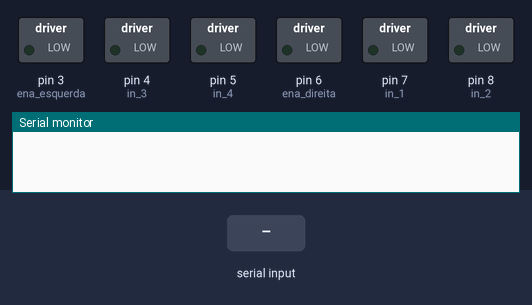
The program below on a simulated Arduino Uno, built with avr-gcc and run on an emulated ATmega328P. Shown: switched loads named in the program (green lamp = pin HIGH), the last lines printed to the serial monitor. Inputs (shaded band) come from the test bench.

Above: at 1.2 s.
1.3 s: "R\n" received over the second serial link
At 2.5 s:
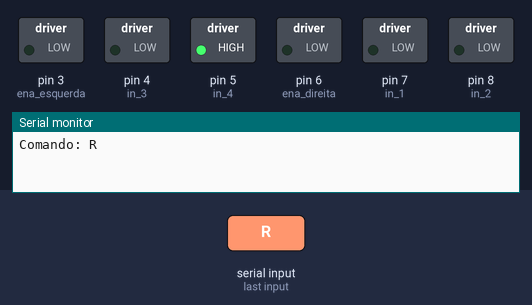
2.8 s: "L\n" received over the second serial link
At 3.8 s:
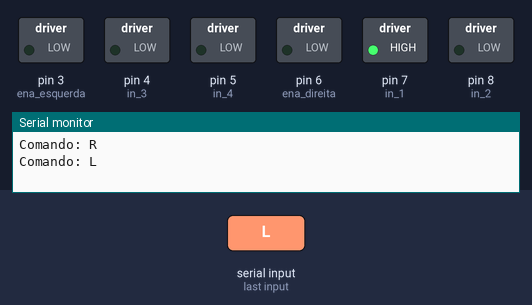
4.3 s: "F\n" received over the second serial link
At 5.0 s:
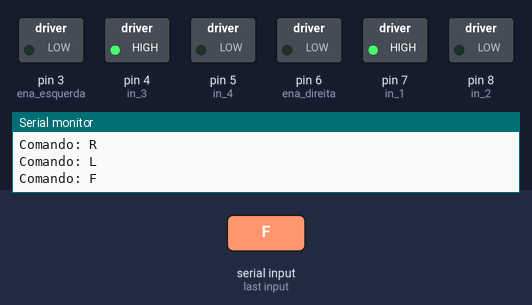
5.8 s: "B\n" received over the second serial link
At 6.1 s:
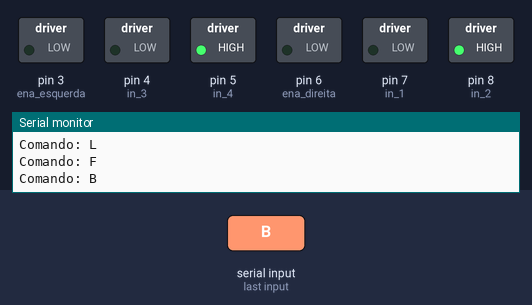
7.3 s: "1\n" received over the second serial link
At 8.5 s:
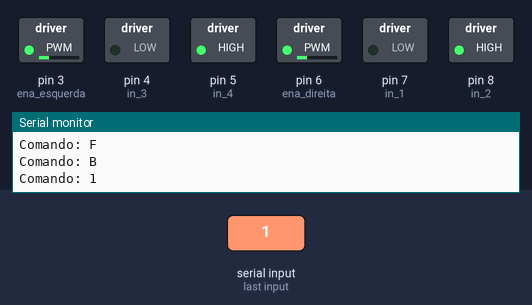
8.8 s: "S\n" received over the second serial link
At 9.6 s:
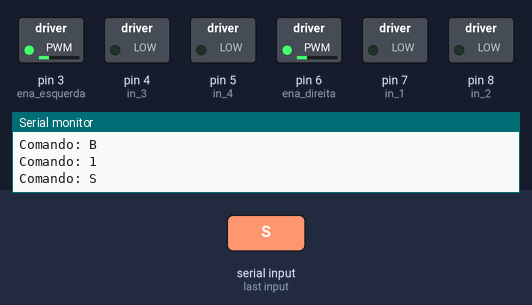
Timing chart, 0 to 11.3 s (numbered marks = the images above; inputs shaded):
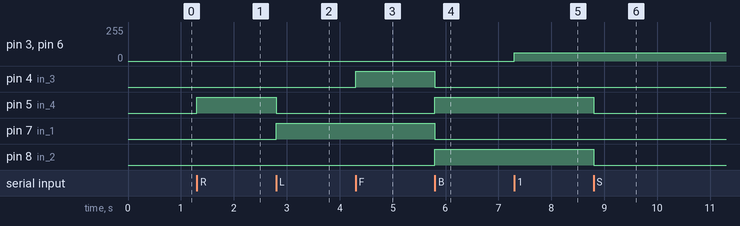

The program:

main.cpp
```cpp
#include <Arduino.h>
#include <SoftwareSerial.h>

// -----------------------------------------------------------
// Configuração dos pinos do robô
// -----------------------------------------------------------

// Motor da esquerda
const int ena_esquerda =
    3;              // Pino ENABLE do motor esquerdo (controle da velocidade)
const int in_3 = 4; // Entrada 3 do driver do motor esquerdo
const int in_4 = 5; // Entrada 4 do driver do motor esquerdo

// Motor da direita
const int ena_direita =
    6;              // Pino ENABLE do motor direito (controle da velocidade)
const int in_1 = 7; // Entrada 1 do driver do motor direito
const int in_2 = 8; // Entrada 2 do driver do motor direito

// Pinos do módulo Bluetooth
const int bt_tx = 11; // Pino TX (transmite dados para o Arduino)
const int bt_rx = 10; // Pino RX (recebe dados do Arduino)

// -----------------------------------------------------------
// Objetos e variáveis globais
// -----------------------------------------------------------

// Cria uma comunicação serial em software para trocar dados com o módulo HC-05
// Formato: SoftwareSerial(rx, tx)
SoftwareSerial SerialBT(bt_tx, bt_rx);

// Velocidade inicial do robô. 255 é o valor máximo do PWM.
// 255/4 = 63, que é aproximadamente 25% da velocidade máxima.
int velocidade = 255 / 4;

// -----------------------------------------------------------
// Protótipos das funções
// -----------------------------------------------------------
// Essas funções serão definidas depois no código e podem ser chamadas antes.
inline void setarVelocidade(int velocidade);
inline void andarParaFrente();
inline void andarParaTras();
inline void paraDireita();
inline void paraEsquerda();
inline void parar();

// -----------------------------------------------------------
// Função setup: executa uma vez quando o Arduino liga
// -----------------------------------------------------------
void setup() {
  SerialBT.begin(9600);     // Inicia a comunicação Bluetooth em 9600 bps
  SerialBT.setTimeout(100); // Timeout curto para leituras seriais

  Serial.begin(9600);
  // Configura os pinos dos motores como saídas digitais
  pinMode(ena_esquerda, OUTPUT);
  pinMode(in_3, OUTPUT);
  pinMode(in_4, OUTPUT);

  pinMode(ena_direita, OUTPUT);
  pinMode(in_1, OUTPUT);
  pinMode(in_2, OUTPUT);
}

// -----------------------------------------------------------
// Função loop: fica repetindo infinitamente enquanto o Arduino está ligado
// -----------------------------------------------------------
void loop() {
  // Verifica se chegou algum dado pelo Bluetooth
  if (SerialBT.available() > 0) {
    // Lê a mensagem completa até o final da linha (\n)
    String linha = SerialBT.readStringUntil('\n');
    linha.trim(); // Remove espaços, \r e caracteres residuais

    // Se a mensagem não estiver vazia, processa o primeiro caractere
    if (linha.length() > 0) {
      char comando = linha[0];
      Serial.print("Comando: ");
      Serial.println(comando);

      // Decide o que fazer conforme o comando recebido
      switch (comando) {
      case 'R': // Comando para virar para a direita
        paraDireita();
        break;

      case 'L': // Comando para virar para a esquerda
        paraEsquerda();
        break;

      case 'F': // Comando para andar para frente
        andarParaFrente();
        break;

      case 'B': // Comando para andar para trás
        andarParaTras();
        break;

      case 'S': // Comando para parar o robô
        parar();
        break;

      case '1': // Velocidade 1: 25% da máxima
        setarVelocidade(255 / 4);
        break;

      case '2': // Velocidade 2: aproximadamente 33% da máxima
        setarVelocidade(255 / 3);
        break;

      case '3': // Velocidade 3: 50% da máxima
        setarVelocidade(255 / 2);
        break;

      case '4': // Velocidade 4: 100% da máxima
        setarVelocidade(255);
        break;
      default:
        Serial.print("Comando não atendido.: ");
      }
    }
  }
}

// -----------------------------------------------------------
// Ajusta a velocidade dos dois motores
// -----------------------------------------------------------
inline void setarVelocidade(int velocidade) {
  // analogWrite gera um sinal PWM para controlar o nível de energia do motor
  analogWrite(ena_esquerda, velocidade); // Velocidade do motor esquerdo
  analogWrite(ena_direita, velocidade);  // Velocidade do motor direito
}

// -----------------------------------------------------------
// Movimento para frente
// -----------------------------------------------------------
inline void andarParaFrente() {
  // Motor esquerdo gira em uma direção
  digitalWrite(in_3, HIGH);
  digitalWrite(in_4, LOW);

  // Motor direito gira na mesma direção para frente
  digitalWrite(in_1, HIGH);
  digitalWrite(in_2, LOW);
}

// -----------------------------------------------------------
// Movimento para trás
// -----------------------------------------------------------
inline void andarParaTras() {
  // Motor esquerdo gira na direção contrária
  digitalWrite(in_3, LOW);
  digitalWrite(in_4, HIGH);

  // Motor direito gira na direção contrária
  digitalWrite(in_1, LOW);
  digitalWrite(in_2, HIGH);
}

// -----------------------------------------------------------
// Virar para a direita
// -----------------------------------------------------------
inline void paraDireita() {
  // Motor esquerdo vai para trás
  digitalWrite(in_3, LOW);
  digitalWrite(in_4, HIGH);

  // Motor direito parado
  digitalWrite(in_1, LOW);
  digitalWrite(in_2, LOW);
}

// -----------------------------------------------------------
// Virar para a esquerda
// -----------------------------------------------------------
inline void paraEsquerda() {
  // Motor esquerdo parado
  digitalWrite(in_3, LOW);
  digitalWrite(in_4, LOW);

  // Motor direito vai para frente
  digitalWrite(in_1, HIGH);
  digitalWrite(in_2, LOW);
}

// -----------------------------------------------------------
// Parar os motores
// -----------------------------------------------------------
inline void parar() {
  // Coloca todas as entradas em LOW para desligar os motores
  digitalWrite(in_3, LOW);
  digitalWrite(in_4, LOW);
  digitalWrite(in_1, LOW);
  digitalWrite(in_2, LOW);
}
```

Measured:
- after the input at 1.3 s, pin 5 (in_4): LOW → HIGH at once
- after the input at 2.8 s, pin 5 (in_4): HIGH → LOW at once; pin 7 (in_1): LOW → HIGH at once
- after the input at 4.3 s, pin 4 (in_3): LOW → HIGH at once
- after the input at 5.8 s, pin 4 (in_3), pin 7 (in_1): HIGH → LOW at once; pin 5 (in_4), pin 8 (in_2): LOW → HIGH at once
- after the input at 7.3 s, pin 3 (ena_esquerda), pin 6 (ena_direita): 0/255 → 63/255 at once
- after the input at 8.8 s, pin 5 (in_4), pin 8 (in_2): HIGH → LOW at once
